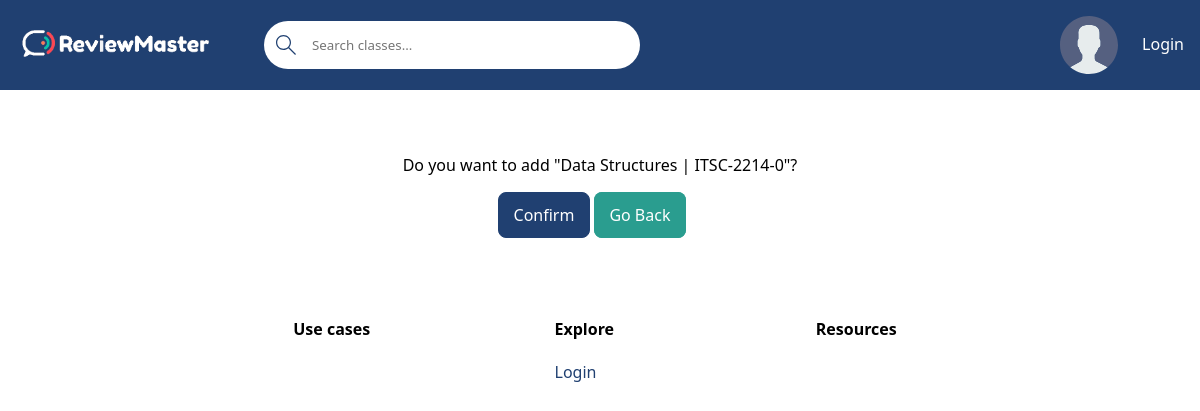
The page /add-course/ITSC-2214-103 on the database as committed earlier.
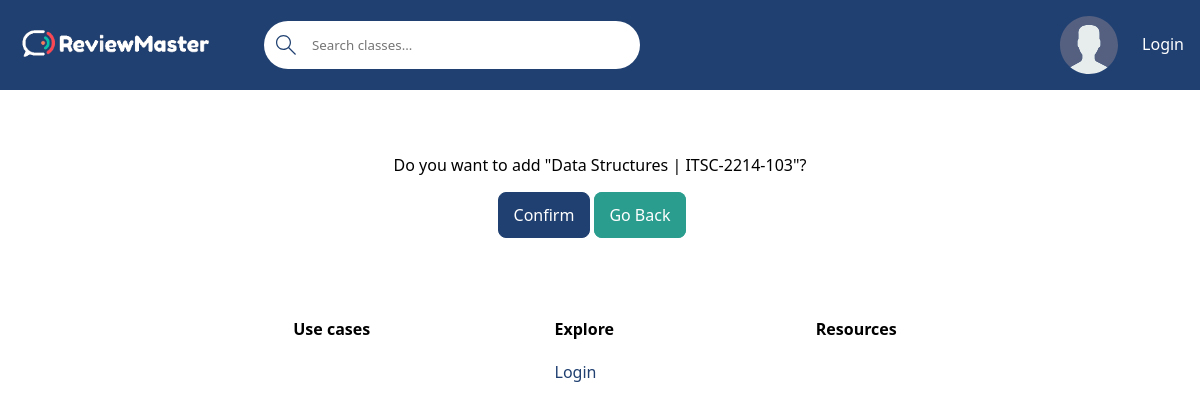
The same page on the database as committed later.
### base/models.py (models this page shows)
class Course(models.Model):
    name = models.CharField(max_length=200)  # Ex: Software Engineering
    department = models.ForeignKey(Department, null=True,  on_delete=models.SET_NULL)  # NOT SURE IF SET NULL IS GOOD HERE
    number = models.IntegerField(null=False)  # Ex: 3155
    students = models.ManyToManyField(User, related_name='students', blank=True)  # The students who are taking the course
    professor = models.ForeignKey(Professor, related_name='professor', on_delete=models.SET_NULL, null=True)  # The professor who teach the course
    section_number = models.IntegerField() # EX: 100
    credit_hours = models.IntegerField() # EX: 3
    class Meta:
        ordering = ['department', 'number', 'section_number']  # Order by department, number, and section number.
    def __str__(self):
        return f'{self.department}-{self.number}-{self.section_number}'  # Calling will return DEPT-####-###

class Department(models.Model):
    name = models.CharField(max_length=4)  # EX: ITSC, MATH, ITIS, etc
    def __str__(self):
        return self.name  # Calling Department will return name

### base/views/views_courses.py (the view)
# urls.py: path('add-course/<str:pk>', add_course, name='add-course'),
def add_course(request, pk):
    return update_course(request, pk, 'add')

### base/views/views_courses.py (called while the page is built, shortened)
def update_course(request, pk, action):
    split = pk.split('-')
    dept = split[0]
    course_number = split[1]
    course = Course.objects.filter(department__name=dept,
                                   number=course_number).get()  # filters courses to only get ones the user is in
    session_data = request.session.get('referer', {}) # Gets referal page if exists
    request.session['referer'] = request.META.get('HTTP_REFERER')
    context = {
        'course': course,
        'remove': action == 'remove'
    }
    return render(request, 'base/add_remove_course.html', context)

### base/templates/base/add_remove_course.html (shortened to what this page needs)
{% extends 'main.html' %}
{% block content %}
    <main>
        <form action="" method="post" class="form box">
            {% if remove %}
                <p>Do you want to remove "{{ course.name }} | {{ course }}"?</p>
            {% else %}
                <p>Do you want to add "{{ course.name }} | {{ course }}"?</p>
            {% endif %}
            <div class="action-buttons">
                <button class="primary-button" type="submit">Confirm</button>
                <a class="secondary-button" href="{{ request.META.HTTP_REFERER }}">Go Back</a>
            </div>
        </form>
    </main>
{% endblock content %}

Rows that differ between the two databases and show on the page:
changed Course "Data Structures": department+number+section_number "ITSC-2214-0" → "ITSC-2214-103"
